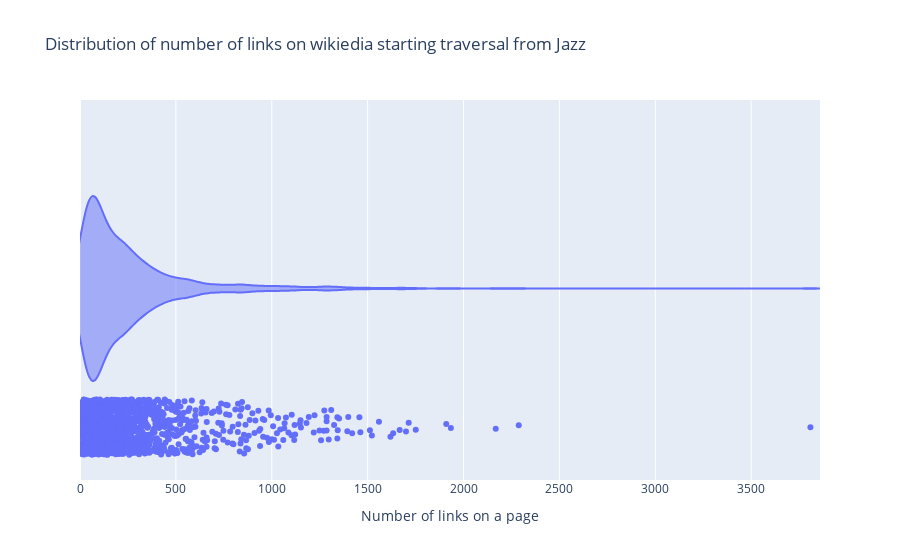

The notebook cell saved with this chart:
### Markdown cell above
## Visualization of data

Violing showing distribution of number of links on wikipedia pages. We can clearly see that most pages have rather small amount of links, but some have enourmous.

We've additionally plotted all points so that you can hover on it and see which page has how many links.

### Code cell
texts_reset_id = texts.reset_index().astype({"num_of_links": "uint32"})
px.violin(texts_reset_id, 
          x="num_of_links", 
          title="Distribution of number of links on wikiedia starting traversal from Jazz",
          labels= {"num_of_links": "Number of links on a page"},
          points='all',
          hover_data=["index"],
          range_x=[0,texts_reset_id.num_of_links.max()+50])

### Figure 1 — Plotly figure (JSON) as saved in the notebook; plotly's stock layout.template omitted (floating-point values rounded to 4 significant figures; data arrays with more than 128 entries replaced by an {"elided": "..."} marker saying what was removed)
{"data": [{"alignmentgroup": "True", "box": {"visible": false}, "customdata": {"elided": "1500x1 str values"}, "hovertemplate": "Number of links on a page=%{x}<br>index=%{customdata[0]}<extra></extra>", "legendgroup": "", "marker": {"color": "#636efa"}, "name": "", "offsetgroup": "", "orientation": "h", "points": "all", "scalegroup": "True", "showlegend": false, "type": "violin", "x": {"elided": "1500 int values"}, "x0": " ", "xaxis": "x", "y0": " ", "yaxis": "y"}], "layout": {"legend": {"tracegroupgap": 0}, "title": {"text": "Distribution of number of links on wikiedia starting traversal from Jazz"}, "violinmode": "group", "xaxis": {"anchor": "y", "domain": [0, 1], "range": [0, 3859], "title": {"text": "Number of links on a page"}}, "yaxis": {"anchor": "x", "domain": [0, 1]}}}
